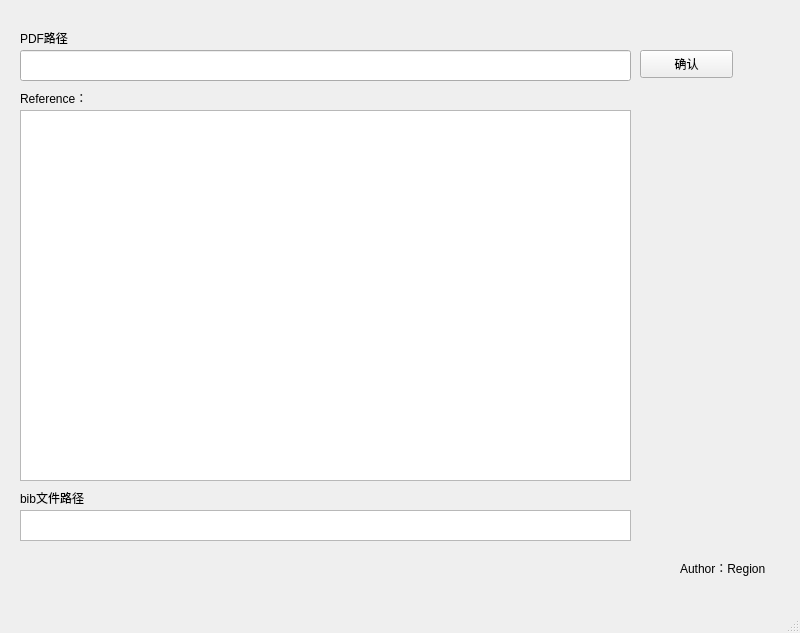
<?xml version="1.0" encoding="UTF-8"?>
<ui version="4.0">
 <class>Mainwindow</class>
 <widget class="QMainWindow" name="Mainwindow">
  <property name="geometry">
   <rect>
    <x>0</x>
    <y>0</y>
    <width>800</width>
    <height>633</height>
   </rect>
  </property>
  <property name="windowTitle">
   <string>Ref's bib download</string>
  </property>
  <widget class="QWidget" name="centralwidget">
   <widget class="QLineEdit" name="lineEdit">
    <property name="geometry">
     <rect>
      <x>20</x>
      <y>50</y>
      <width>611</width>
      <height>31</height>
     </rect>
    </property>
   </widget>
   <widget class="QLabel" name="label">
    <property name="geometry">
     <rect>
      <x>20</x>
      <y>30</y>
      <width>81</width>
      <height>16</height>
     </rect>
    </property>
    <property name="text">
     <string>PDF路径</string>
    </property>
   </widget>
   <widget class="QPushButton" name="pushButton">
    <property name="geometry">
     <rect>
      <x>640</x>
      <y>50</y>
      <width>93</width>
      <height>28</height>
     </rect>
    </property>
    <property name="text">
     <string>确认</string>
    </property>
   </widget>
   <widget class="QLabel" name="label_2">
    <property name="geometry">
     <rect>
      <x>20</x>
      <y>90</y>
      <width>131</width>
      <height>16</height>
     </rect>
    </property>
    <property name="text">
     <string>Reference：</string>
    </property>
   </widget>
   <widget class="QTextEdit" name="textEdit">
    <property name="geometry">
     <rect>
      <x>20</x>
      <y>510</y>
      <width>611</width>
      <height>31</height>
     </rect>
    </property>
   </widget>
   <widget class="QLabel" name="label_3">
    <property name="geometry">
     <rect>
      <x>20</x>
      <y>490</y>
      <width>141</width>
      <height>16</height>
     </rect>
    </property>
    <property name="text">
     <string>bib文件路径</string>
    </property>
   </widget>
   <widget class="QLabel" name="label_4">
    <property name="geometry">
     <rect>
      <x>680</x>
      <y>560</y>
      <width>111</width>
      <height>16</height>
     </rect>
    </property>
    <property name="text">
     <string>Author：Region</string>
    </property>
   </widget>
   <widget class="QListWidget" name="listWidget">
    <property name="geometry">
     <rect>
      <x>20</x>
      <y>110</y>
      <width>611</width>
      <height>371</height>
     </rect>
    </property>
   </widget>
  </widget>
  <widget class="QMenuBar" name="menubar">
   <property name="geometry">
    <rect>
     <x>0</x>
     <y>0</y>
     <width>800</width>
     <height>26</height>
    </rect>
   </property>
  </widget>
  <widget class="QStatusBar" name="statusbar"/>
 </widget>
 <resources/>
 <connections/>
</ui>
